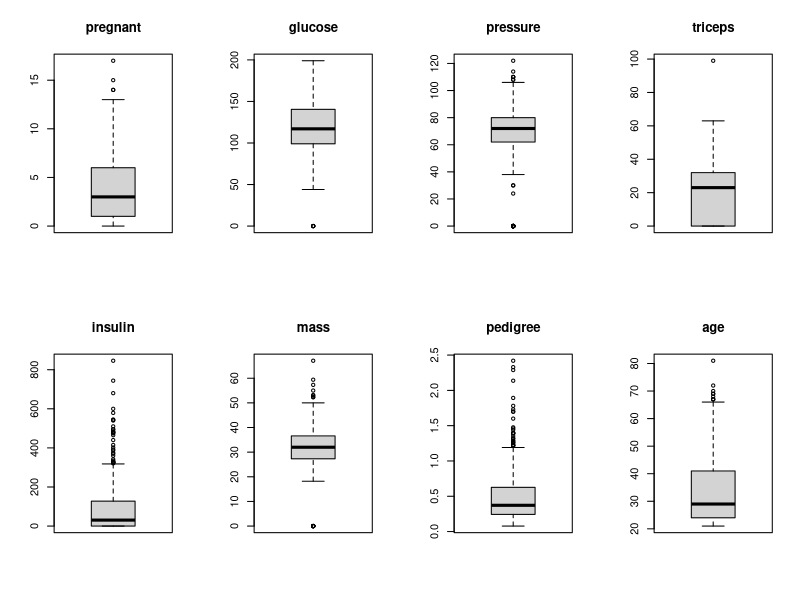
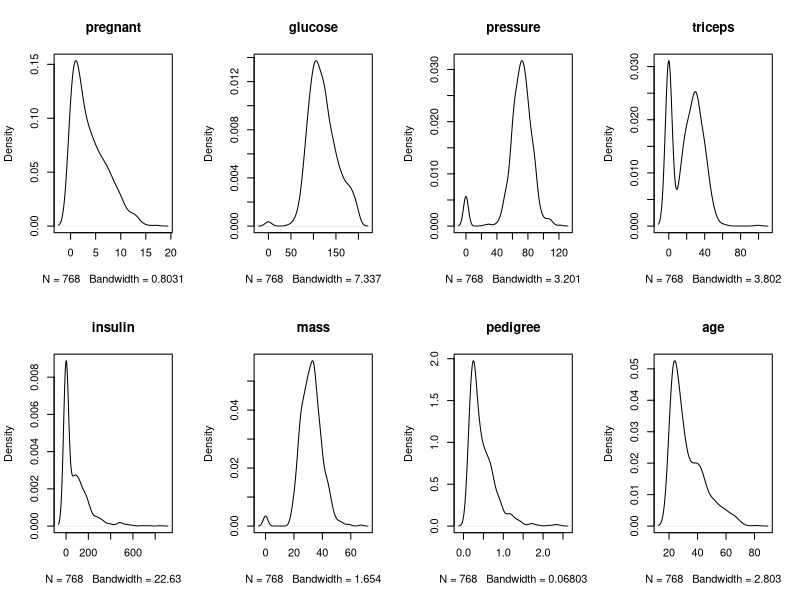
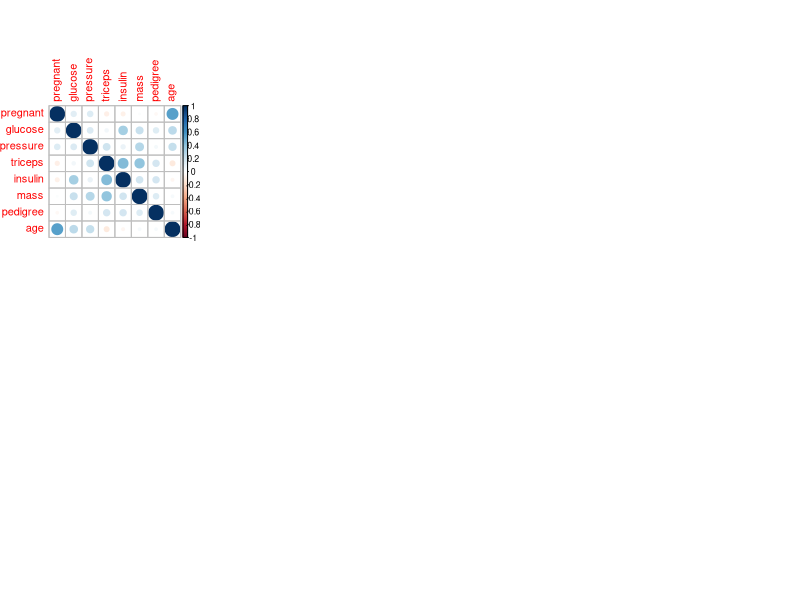

Reproduce these figures in R, in order. (Note: this script raises an error after producing the figures.)
## ---- chunk 1
knitr::opts_chunk$set(echo = TRUE)
knitr::opts_chunk$set(warning = FALSE, message = FALSE) 
## ---- chunk 2
library(caret)
library(mlbench)
library(randomForest)
## ---- chunk 3
# Veri setini yükleme
data(PimaIndiansDiabetes)

## ---- chunk 4
head(PimaIndiansDiabetes)
summary(PimaIndiansDiabetes)
## ---- chunk 5
par(mfrow=c(2,4))
for(i in 1:8) {
  boxplot(PimaIndiansDiabetes[,i], main=names(PimaIndiansDiabetes)[i])
}
## ---- chunk 6
par(mfrow=c(2,4))
for(i in 1:8) {
  plot(density(PimaIndiansDiabetes[,i]), main=names(PimaIndiansDiabetes)[i])
}
## ---- chunk 7
#par(mfrow=c(1,1))
library(corrplot)
# Korelasyonun hesaplanması
correlations <- cor(PimaIndiansDiabetes[,1:8])
# Korelasyon grafiği oluşturma
corrplot(correlations, method="circle")
## ---- chunk 8
# Eğitme planı hazırlamak
control <- trainControl(method="repeatedcv", number=10, repeats=3)
## ---- chunk 9
# SVM
set.seed(7)
fit.svm <- train(diabetes~., data=PimaIndiansDiabetes, method="svmRadial", metric="Accuracy", trControl=control)
print(fit.svm)
# LDA
set.seed(7)
fit.lda <- train(diabetes~., data=PimaIndiansDiabetes, method="lda", metric="Accuracy", preProc=c("center", "scale"), trControl=control)
print(fit.lda)
# Random Forest
set.seed(7)
fit.rf <- train(diabetes~., data=PimaIndiansDiabetes, method="rf", metric="Accuracy", trControl=control)
print(fit.rf)
# Naive Bayes
set.seed(7)
fit.nb <- train(diabetes~., data=PimaIndiansDiabetes, method="nb", metric="Accuracy", trControl=control)
print(fit.nb)
# Logistic Regression
set.seed(7)
fit.glm <- train(diabetes~., data=PimaIndiansDiabetes, method="glm", metric="Accuracy", preProc=c("center", "scale"), trControl=control)
print(fit.glm)
# Tekrar örnekleminin toparlanması
results <- resamples(list(LDA=fit.lda, SVM=fit.svm, NB=fit.nb, RF=fit.rf, GLM=fit.glm))
# Farklı modların özeti
summary(results)

# Farklı modellerin karşılaştırması için box ve whisker grafikleri oluşturma
scales <- list(x=list(relation="free"), y=list(relation="free"))
bwplot(results, scales=scales)

# Doğruluğun nokta grafik halinde gösterimi 
scales <- list(x=list(relation="free"), y=list(relation="free"))
dotplot(results, scales=scales)

# İkili tahminleri dağılım grafikleri halinde gösterimi
splom(results)

# Modellerin karşılıklı olarak gösterimi
xyplot(results, models=c("LDA", "SVM"))
xyplot(results, models=c("RF", "GLM"))
## ---- chunk 10
# Model tahminleri arasındaki farklar
diffs <- diff(results)
# İkili karşılaştırmaların p değerlerinin özeti
summary(diffs)

# LDA algoritmasının kontrolü
predictions_lda <- predict(fit.lda, PimaIndiansDiabetes[,1:8])
confusionMatrix(predictions_lda, PimaIndiansDiabetes$diabetes)

# SVM algoritmasının kontrolü
predictions_svm <- predict(fit.svm, PimaIndiansDiabetes[,1:8])
confusionMatrix(predictions_svm, PimaIndiansDiabetes$diabetes)

# NB algoritmasının kontrolü
predictions_nb <- predict(fit.nb, PimaIndiansDiabetes[,1:8])
confusionMatrix(predictions_nb, PimaIndiansDiabetes$diabetes)

# RF algoritmasının kontrolü
predictions_rf <- predict(fit.rf, PimaIndiansDiabetes[,1:8])
confusionMatrix(predictions_rf, PimaIndiansDiabetes$diabetes)

# GLM algoritmasının kontrolü
predictions_glm <- predict(fit.glm, PimaIndiansDiabetes[,1:8])
confusionMatrix(predictions_glm, PimaIndiansDiabetes$diabetes)

## ---- chunk 11
# Veri seti test ve train olmak üzere rastgele doğrulama kümelerine böleceğiz.
set.seed(7)
split <- createDataPartition(y=PimaIndiansDiabetes$diabetes, p=0.66, list=FALSE)
trainPima <- PimaIndiansDiabetes[split,]
testPima <- PimaIndiansDiabetes[-split,]

# mtry değerini 2 ile 5 arasında deneyeceğiz.
set.seed(7)
metric <- "Accuracy"
# tunegrid <- expand.grid(.mtry=c(sqrt(ncol(trainPima))))
tunegrid <- expand.grid(.mtry=c(2:5))
rf_gridsearch <- train(diabetes~., data=trainPima, method="rf", metric=metric, tuneGrid=tunegrid, trControl=control)
bestmtry = rf_gridsearch$bestTune

print(rf_gridsearch)
plot(rf_gridsearch)
print(bestmtry$mtry)

# mtry değerini belirledik. ntree değerini de 1000, 1500, 2000, 2500 değerleri için deneyeceğiz.
tunegrid <- expand.grid(.mtry=bestmtry$mtry)
modellist <- list()
for (ntree in c(1000, 1500, 2000, 2500)) {
  set.seed(7)
  fit <- train(diabetes~., data=trainPima, method="rf", metric=metric, tuneGrid=tunegrid, trControl=control, ntree=ntree)
  key <- toString(ntree)
  modellist[[key]] <- fit
}

# Sonuçları karşılaştırma
results <- resamples(modellist)
summary(results)
dotplot(results)
## ---- chunk 12
# En iyi parametreler:
chosenNTree <- 2500
chosenmtry <- bestmtry$mtry

rf_pima <- randomForest(trainPima[,1:7], y=trainPima$diabetes, data=trainPima, proximity=TRUE, ntree=chosenNTree, nodesize=5, importance=TRUE, mtry=chosenmtry)

print(rf_pima)
## ---- chunk 13
importance(rf_pima, type=1)
## ---- chunk 14
predictions <- predict(rf_pima, newdata = testPima[,1:8])
confusionMatrix(predictions, testPima$diabetes)
table(predictions, testPima$diabetes)
